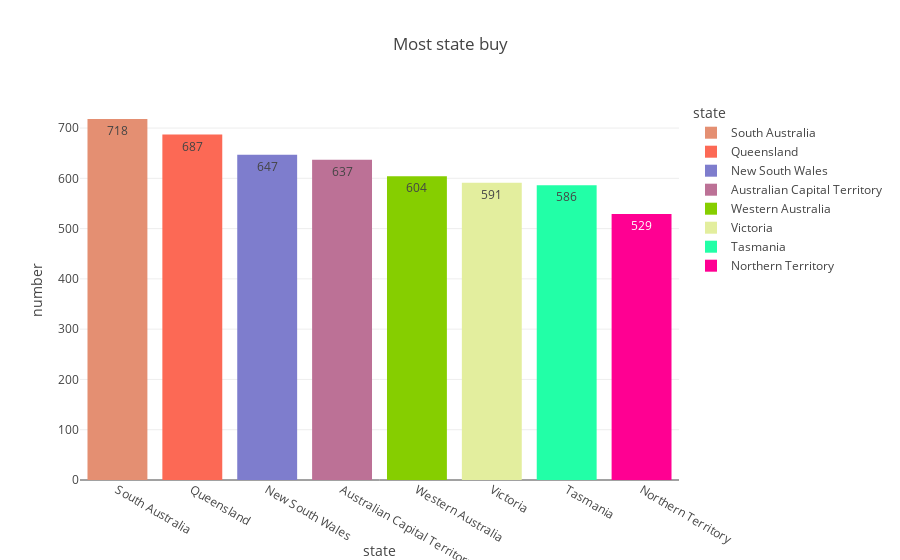

Notebook source saved alongside this figure:
### Code cell
# Questions 5
# 5- Most state buy .

state = df["state"].value_counts().reset_index()
state.columns = ["state" , "number"]
Univariate_Questions_5 = px.bar(data_frame=state , x="state" , y="number" , title="Most state buy" , color="state" , color_discrete_sequence=px.colors.qualitative.Light24_r , text_auto=True )
Univariate_Questions_5.show()

### Figure 1 — Plotly figure (JSON) as saved in the notebook; plotly's stock layout.template omitted (floating-point values rounded to 4 significant figures)
{"data": [{"alignmentgroup": "True", "hovertemplate": "state=%{x}<br>number=%{y}<extra></extra>", "legendgroup": "South Australia", "marker": {"color": "#E48F72", "pattern": {"shape": ""}}, "name": "South Australia", "offsetgroup": "South Australia", "orientation": "v", "showlegend": true, "textposition": "auto", "texttemplate": "%{y}", "type": "bar", "x": ["South Australia"], "xaxis": "x", "y": [718], "yaxis": "y"}, {"alignmentgroup": "True", "hovertemplate": "state=%{x}<br>number=%{y}<extra></extra>", "legendgroup": "Queensland", "marker": {"color": "#FC6955", "pattern": {"shape": ""}}, "name": "Queensland", "offsetgroup": "Queensland", "orientation": "v", "showlegend": true, "textposition": "auto", "texttemplate": "%{y}", "type": "bar", "x": ["Queensland"], "xaxis": "x", "y": [687], "yaxis": "y"}, {"alignmentgroup": "True", "hovertemplate": "state=%{x}<br>number=%{y}<extra></extra>", "legendgroup": "New South Wales", "marker": {"color": "#7E7DCD", "pattern": {"shape": ""}}, "name": "New South Wales", "offsetgroup": "New South Wales", "orientation": "v", "showlegend": true, "textposition": "auto", "texttemplate": "%{y}", "type": "bar", "x": ["New South Wales"], "xaxis": "x", "y": [647], "yaxis": "y"}, {"alignmentgroup": "True", "hovertemplate": "state=%{x}<br>number=%{y}<extra></extra>", "legendgroup": "Australian Capital Territory", "marker": {"color": "#BC7196", "pattern": {"shape": ""}}, "name": "Australian Capital Territory", "offsetgroup": "Australian Capital Territory", "orientation": "v", "showlegend": true, "textposition": "auto", "texttemplate": "%{y}", "type": "bar", "x": ["Australian Capital Territory"], "xaxis": "x", "y": [637], "yaxis": "y"}, {"alignmentgroup": "True", "hovertemplate": "state=%{x}<br>number=%{y}<extra></extra>", "legendgroup": "Western Australia", "marker": {"color": "#86CE00", "pattern": {"shape": ""}}, "name": "Western Australia", "offsetgroup": "Western Australia", "orientation": "v", "showlegend": true, "textposition": "auto", "texttemplate": "%{y}", "type": "bar", "x": ["Western Australia"], "xaxis": "x", "y": [604], "yaxis": "y"}, {"alignmentgroup": "True", "hovertemplate": "state=%{x}<br>number=%{y}<extra></extra>", "legendgroup": "Victoria", "marker": {"color": "#E3EE9E", "pattern": {"shape": ""}}, "name": "Victoria", "offsetgroup": "Victoria", "orientation": "v", "showlegend": true, "textposition": "auto", "texttemplate": "%{y}", "type": "bar", "x": ["Victoria"], "xaxis": "x", "y": [591], "yaxis": "y"}, {"alignmentgroup": "True", "hovertemplate": "state=%{x}<br>number=%{y}<extra></extra>", "legendgroup": "Tasmania", "marker": {"color": "#22FFA7", "pattern": {"shape": ""}}, "name": "Tasmania", "offsetgroup": "Tasmania", "orientation": "v", "showlegend": true, "textposition": "auto", "texttemplate": "%{y}", "type": "bar", "x": ["Tasmania"], "xaxis": "x", "y": [586], "yaxis": "y"}, {"alignmentgroup": "True", "hovertemplate": "state=%{x}<br>number=%{y}<extra></extra>", "legendgroup": "Northern Territory", "marker": {"color": "#FF0092", "pattern": {"shape": ""}}, "name": "Northern Territory", "offsetgroup": "Northern Territory", "orientation": "v", "showlegend": true, "textposition": "auto", "texttemplate": "%{y}", "type": "bar", "x": ["Northern Territory"], "xaxis": "x", "y": [529], "yaxis": "y"}], "layout": {"barmode": "relative", "legend": {"title": {"text": "state"}, "tracegroupgap": 0}, "title": {"text": "Most state buy"}, "xaxis": {"anchor": "y", "categoryarray": ["South Australia", "Queensland", "New South Wales", "Australian Capital Territory", "Western Australia", "Victoria", "Tasmania", "Northern Territory"], "categoryorder": "array", "domain": [0, 1], "title": {"text": "state"}}, "yaxis": {"anchor": "x", "domain": [0, 1], "title": {"text": "number"}}}}
